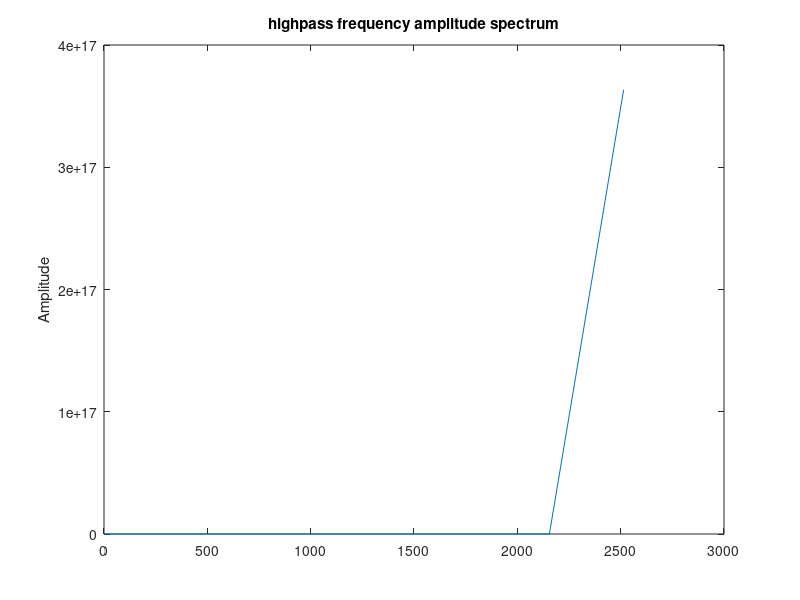

Write the MATLAB code that produced this figure.
fp = load('highpassFAS.txt');

freq = fp(:,1);
ampl = fp(:,2);

figure
plot(freq,ampl)
title('highpass frequency amplitude spectrum');
ylabel('Amplitude');
xlabel('');